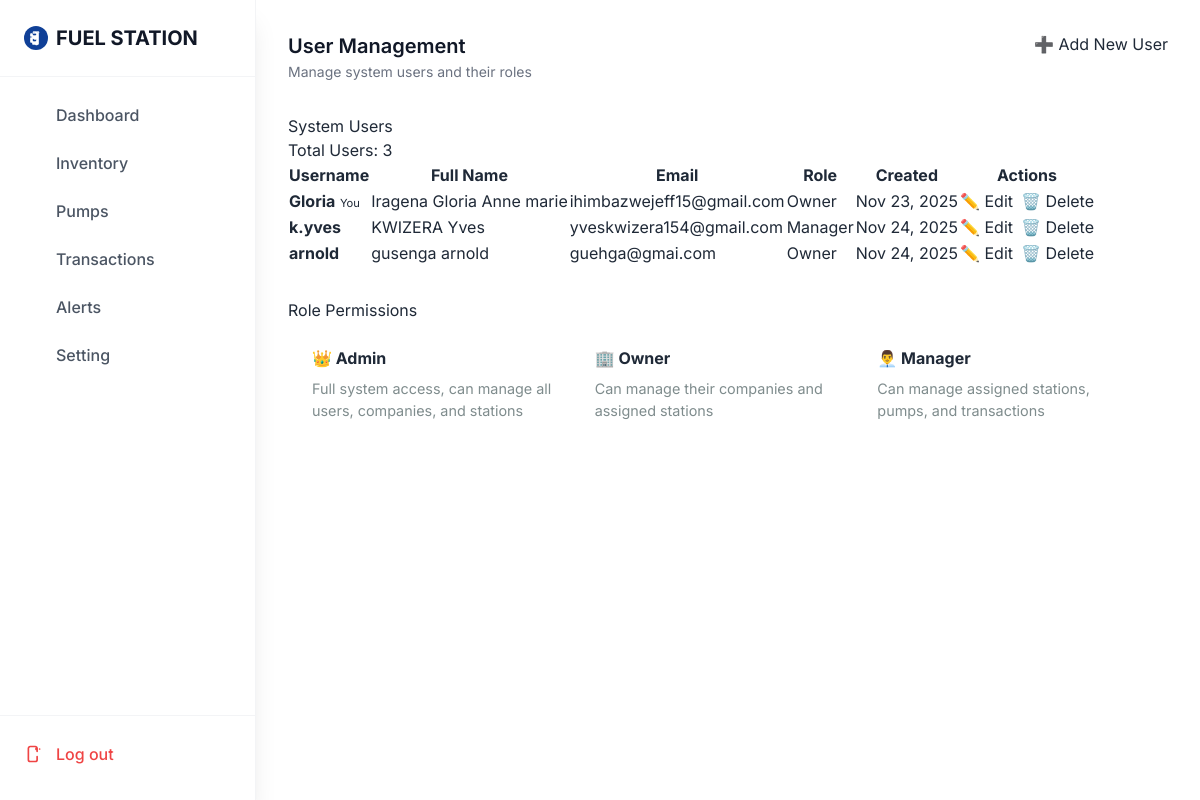
The app's page /users/ (signed in), older data.
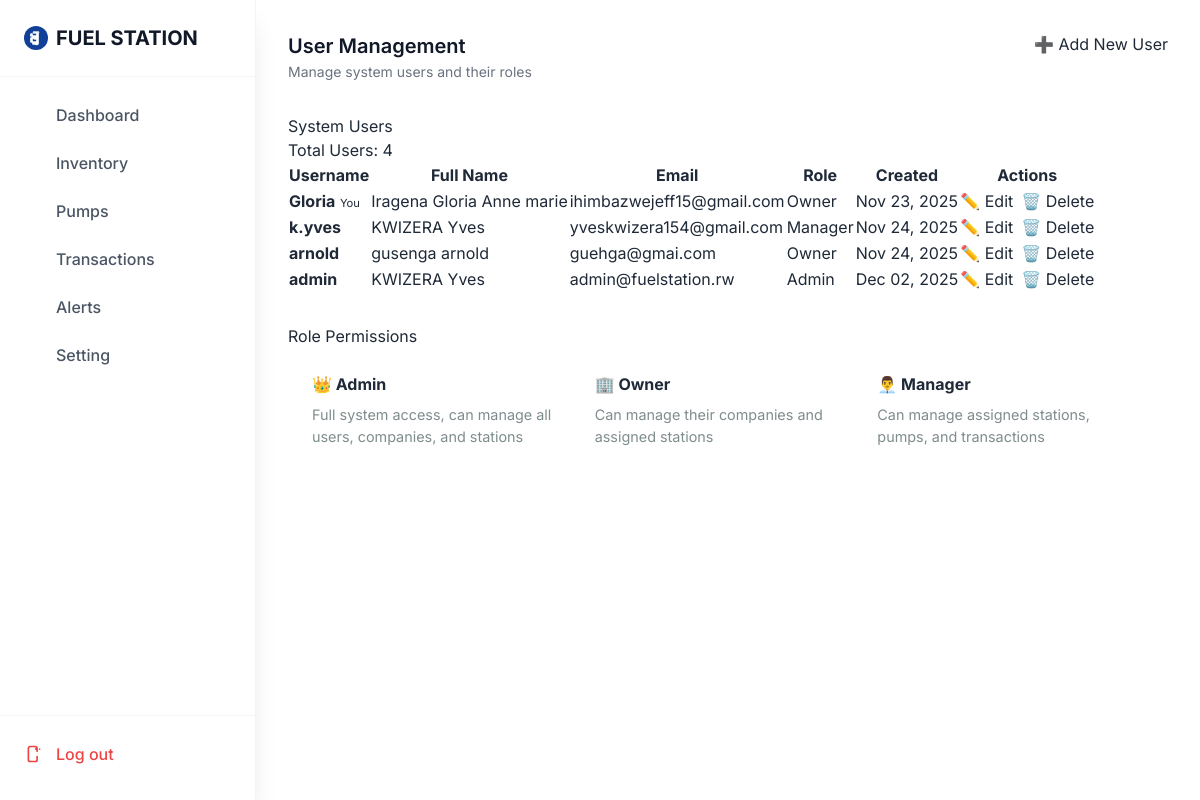
The same page, newer data.
### service/models.py (models this page shows, shortened)
class User(models.Model):
    user_id = models.AutoField(primary_key=True)
    username = models.CharField(max_length=50, unique=True)
    full_name = models.CharField(max_length=100)
    password=models.CharField(max_length=12)
    email = models.EmailField(blank=True, null=True)
    ROLE_CHOICES = [
        ('admin', 'Admin'),
        ('owner', 'Owner'),
        ('manager', 'Manager'),
    ]
    role = models.CharField(max_length=20, choices=ROLE_CHOICES)
    created_at = models.DateTimeField(auto_now_add=True)
    last_login = models.DateTimeField(blank=True, null=True)

### service/views.py (the view)
# urls.py: path('users/', views.UserListView.as_view(), name='user_list'),
class UserListView(ListView):
    model = User
    template_name = "users/list.html"
    context_object_name = "users"

### templates/users/list.html
{% extends 'base.html' %}
{% block page_title %}User Management{% endblock %}
{% block page_description %}Manage system users and their roles{% endblock %}
{% block header_actions %}
<a href="{% url 'user_create' %}" class="btn btn-primary">➕ Add New User</a>
{% endblock %}
{% block content %}
<div class="card">
    <div class="card-header">
        <h3 class="card-title">System Users</h3>
        <span>Total Users: {{ users.count }}</span>
    </div>
    {% if users %}
    <table class="table">
        <thead>
            <tr>
                <th>Username</th>
                <th>Full Name</th>
                <th>Email</th>
                <th>Role</th>
                <th>Created</th>
                <th>Actions</th>
            </tr>
        </thead>
        <tbody>
            {% for user in users %}
            <tr>
                <td>
                    <strong>{{ user.username }}</strong>
                    {% if user.user_id == request.session.user_id %}
                    <span class="status-badge status-active" style="font-size: 0.7rem;">You</span>
                    {% endif %}
                </td>
                <td>{{ user.full_name }}</td>
                <td>{{ user.email|default:"-" }}</td>
                <td>
                    <span class="status-badge
                        {% if user.role == 'admin' %}status-active
                        {% elif user.role == 'owner' %}status-pending
                        {% else %}status-resolved{% endif %}">
                        {{ user.get_role_display }}
                    </span>
                </td>
                <td>{{ user.created_at|date:"M d, Y" }}</td>
                <td>
                    <div style="display: flex; gap: 0.5rem;">
                        <a href="{% url 'user_update' user.user_id %}" class="btn btn-warning btn-sm">✏️ Edit</a>
                        {% if user.user_id != request.session.user_id %}
                        <a href="{% url 'user_delete' user.user_id %}" class="btn btn-danger btn-sm">🗑️ Delete</a>
                        {% else %}
                        <button class="btn btn-secondary btn-sm" disabled>🗑️ Delete</button>
                        {% endif %}
                    </div>
                </td>
            </tr>
            {% endfor %}
        </tbody>
    </table>
    {% else %}
    <div style="padding: 3rem; text-align: center; color: #7f8c8d;">
        <p>No users found in the system.</p>
        <a href="{% url 'user_create' %}" class="btn btn-primary">Create First User</a>
    </div>
    {% endif %}
</div>
<div class="card" style="margin-top: 2rem;">
    <div class="card-header">
        <h3 class="card-title">Role Permissions</h3>
    </div>
    <div style="padding: 1.5rem;">
        <div style="display: grid; grid-template-columns: repeat(auto-fit, minmax(200px, 1fr)); gap: 1rem;">
            <div>
                <strong>👑 Admin</strong>
                <p style="margin: 0.5rem 0 0 0; color: #7f8c8d; font-size: 0.9rem;">
                    Full system access, can manage all users, companies, and stations
                </p>
            </div>
            <div>
                <strong>🏢 Owner</strong>
                <p style="margin: 0.5rem 0 0 0; color: #7f8c8d; font-size: 0.9rem;">
                    Can manage their companies and assigned stations
                </p>
            </div>
            <div>
                <strong>👨‍💼 Manager</strong>
                <p style="margin: 0.5rem 0 0 0; color: #7f8c8d; font-size: 0.9rem;">
                    Can manage assigned stations, pumps, and transactions
                </p>
            </div>
        </div>
    </div>
</div>
{% endblock %}

### templates/base.html (shortened to what this page needs)
{% load static %}
<!DOCTYPE html>
<html lang="en">
<head>
    <script src="https://cdn.tailwindcss.com"></script>
</head>
<body class="bg-white-50 text-gray-800 min-h-screen">
    {% if request.session.user_id %}
    <div class="flex min-h-screen">
        <aside class="sidebar bg-white border-r border-gray-100 flex flex-col py-6 shadow-xl fixed h-full overflow-y-auto">
            <div class="px-6 pb-6 border-b border-gray-100">
                <h1 class="text-xl font-bold text-gray-900 flex items-center">
                    <span class="mr-2 w-6 h-6 bg-brand-blue rounded-full flex items-center justify-center text-white">
                    </span>
                    FUEL STATION
                </h1>
            </div>
            <nav class="flex-grow px-4 mt-4">
                <ul class="space-y-1">
                    {% with current_url=request.resolver_match.url_name %}
                    <li><a href="{% url 'dashboard' %}" class="flex items-center px-2 py-2.5 text-gray-600 rounded-lg transition-colors font-medium
                        {% if current_url == 'dashboard' %}bg-brand-blue/10 text-brand-blue font-semibold{% else %}hover:bg-gray-100 hover:text-gray-900{% endif %}">
                        <span class="mr-3 w-5 h-5"></span> Dashboard
                    </a></li>
                    <li><a href="{% url 'inventory_list' %}" class="flex items-center px-2 py-2.5 text-gray-600 rounded-lg transition-colors font-medium
                        {% if 'inventory' in current_url %}bg-brand-blue/10 text-brand-blue font-semibold{% else %}hover:bg-gray-100 hover:text-gray-900{% endif %}">
                        <span class="mr-3 w-5 h-5"></span> Inventory
                    </a></li>
                    <li><a href="{% url 'pump_list' %}" class="flex items-center px-2 py-2.5 text-gray-600 rounded-lg transition-colors font-medium
                        {% if 'pump' in current_url %}bg-brand-blue/10 text-brand-blue font-semibold{% else %}hover:bg-gray-100 hover:text-gray-900{% endif %}">
                        <span class="mr-3 w-5 h-5"></span> Pumps
                    </a></li>
                    <li><a href="{% url 'transaction_list' %}" class="flex items-center px-2 py-2.5 text-gray-600 rounded-lg transition-colors font-medium
                        {% if 'transaction' in current_url %}bg-brand-blue/10 text-brand-blue font-semibold{% else %}hover:bg-gray-100 hover:text-gray-900{% endif %}">
                        <span class="mr-3 w-5 h-5"></span> Transactions
                    </a></li>
                    <li><a href="{% url 'alert_list' %}" class="flex items-center px-2 py-2.5 text-gray-600 rounded-lg transition-colors font-medium
                        {% if 'alert' in current_url %}bg-brand-blue/10 text-brand-blue font-semibold{% else %}hover:bg-gray-100 hover:text-gray-900{% endif %}">
                        <span class="mr-3 w-5 h-5"></span> Alerts
                    </a></li>
                    {% if request.session.role != 'manager' %}
                    <li><a href="{% url 'settings_list' %}" class="flex items-center px-2 py-2.5 text-gray-600 rounded-lg transition-colors font-medium
                        {% if 'settings' in current_url %}bg-brand-blue/10 text-brand-blue font-semibold{% else %}hover:bg-gray-100 hover:text-gray-900{% endif %}">
                        <span class="mr-3 w-5 h-5"></span> Setting
                    </a></li>
                    {% endif %}
                    {% endwith %}
                </ul>
            </nav>
            <div class="px-4 mt-auto pt-4 border-t border-gray-100">
                <a href="{% url 'logout' %}" class="flex items-center w-full px-2 py-2.5 text-red-500 rounded-lg hover:bg-red-50 transition-colors font-medium">
                    Log out
                </a>
            </div>
        </aside>
        <main class="main-container flex-grow">
            <div class="flex justify-between items-start pb-4 mb-4">
                <div>
                    <h2 class="text-xl font-semibold text-gray-900">{% block page_title %}Dashboard{% endblock %}</h2>
                    <p class="text-sm text-gray-500 mt-0.5">{% block page_description %}Real-time monitoring and management dashboard{% endblock %}</p>
                </div>
                <div class="flex space-x-3 items-center">
                    {% block header_actions %}{% endblock %}
                </div>
            </div>
            {% block content %}
            {% endblock %}
        </main>
    </div>
    {% else %}
    <div class="flex items-center justify-center min-h-screen">
        <p class="text-gray-500">Please log in to view the dashboard.</p>
    </div>
    {% endif %}
</body>
</html>

### templates/base.html (style rules this page uses)
.sidebar { width: 16rem; min-width: 16rem; }
.main-container { margin-left: 16rem; padding: 2rem; }

Row changes from the older to the newer data that the page shows:
added User: username "admin", full_name "KWIZERA Yves", email "admin@fuelstation.rw", role "Admin", created_at "Dec 02, 2025", shows "🗑️ Delete"
Text that changed along with them:
{{ users.count }}: "3" → "4"
